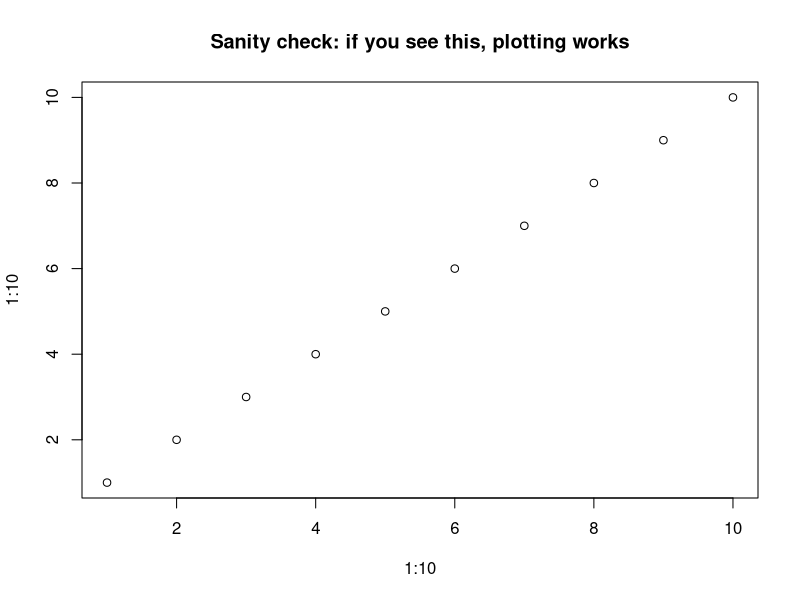
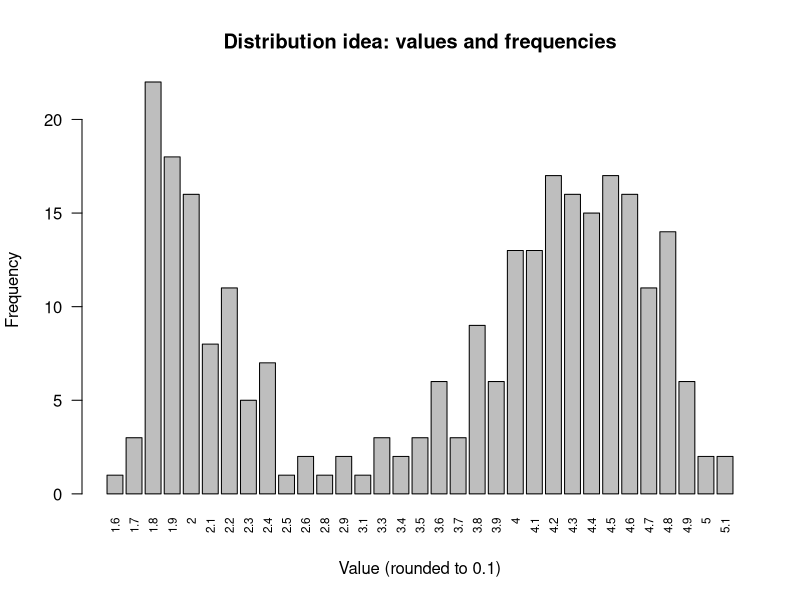
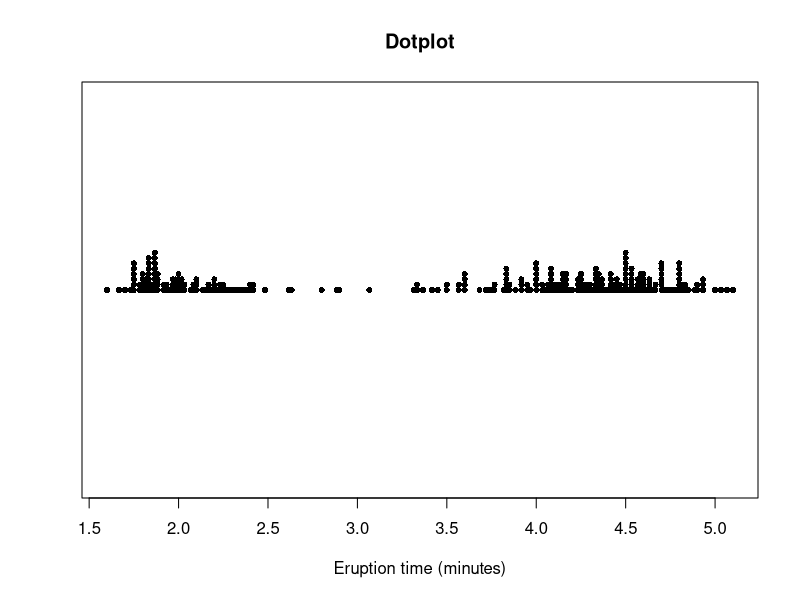
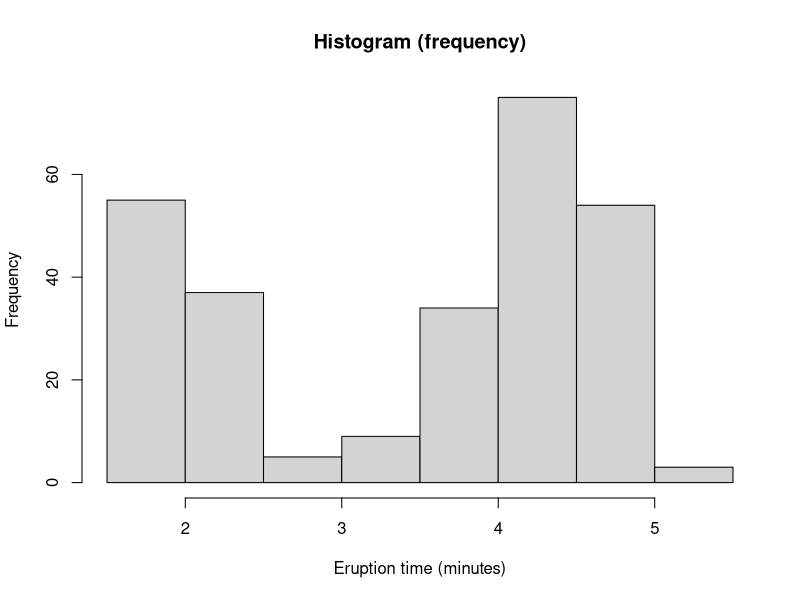
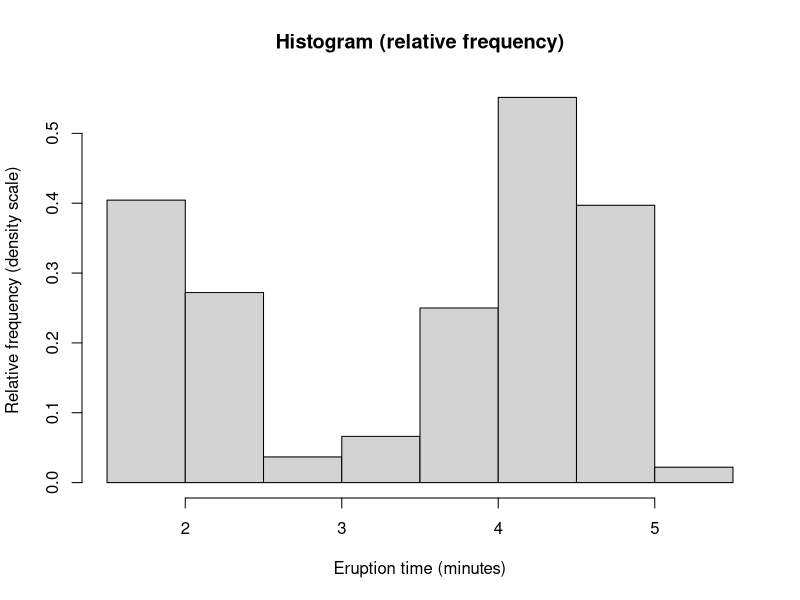
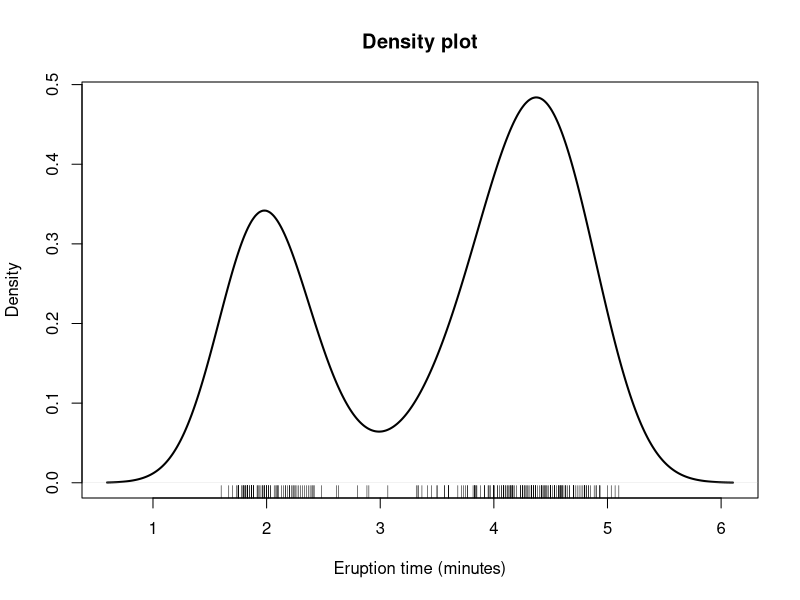
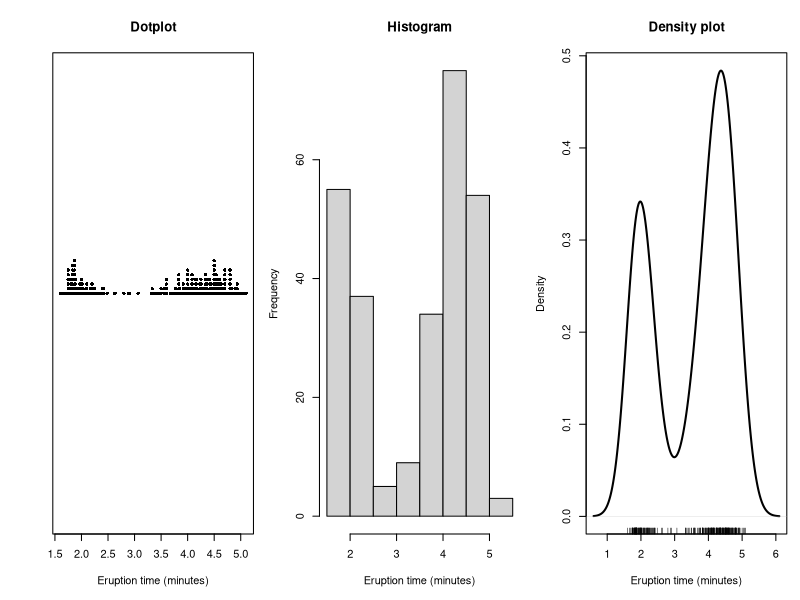
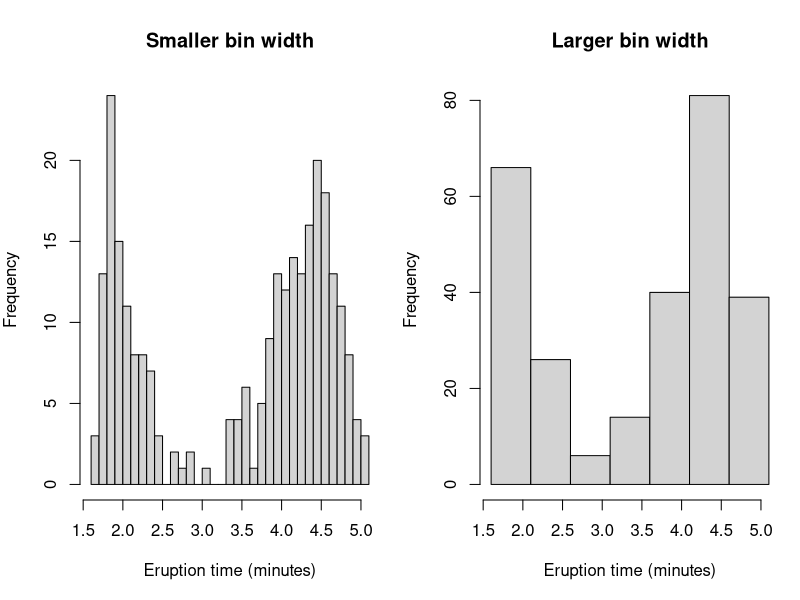

Reproduce these figures in R, in order.
# =========================================================
# Chapter 2 Graphs (Base R)
# Applied Statistics Handbook
# =========================================================

plot(1:10, 1:10, main = "Sanity check: if you see this, plotting works")

# Old Faithful geyser eruption times (minutes)
x <- faithful$eruptions

summary(x)

# =========================================================
# 2.1 Distribution idea: values + frequencies
# (Round to 0.1 so repeated values appear)
# =========================================================
x_round <- round(x, 1)
freq_tbl <- table(x_round)

barplot(freq_tbl,
        las = 2,
        cex.names = 0.7,
        xlab = "Value (rounded to 0.1)",
        ylab = "Frequency",
        main = "Distribution idea: values and frequencies")

# =========================================================
# 2.2 Dotplot
# =========================================================
stripchart(x,
           method = "stack",
           pch = 16,
           cex = 0.8,
           xlab = "Eruption time (minutes)",
           main = "Dotplot")

# =========================================================
# 2.3 Histogram (frequency)
# =========================================================
hist(x,
     breaks = "Sturges",
     freq = TRUE,
     xlab = "Eruption time (minutes)",
     ylab = "Frequency",
     main = "Histogram (frequency)")

# =========================================================
# 2.4 Histogram (relative frequency)
# Note: In base R, freq = FALSE uses a density scale,
# which corresponds to relative frequency on the y-axis.
# =========================================================
hist(x,
     breaks = "Sturges",
     freq = FALSE,
     xlab = "Eruption time (minutes)",
     ylab = "Relative frequency (density scale)",
     main = "Histogram (relative frequency)")

# =========================================================
# 2.5 Density plot
# =========================================================
d <- density(x)
plot(d,
     lwd = 2,
     xlab = "Eruption time (minutes)",
     ylab = "Density",
     main = "Density plot")
rug(x)

# =========================================================
# 2.6 Same dataset: dotplot, histogram, density side by side
# =========================================================
op <- par(mfrow = c(1, 3), mar = c(5, 4, 4, 1))

stripchart(x,
           method = "stack",
           pch = 16,
           cex = 0.7,
           xlab = "Eruption time (minutes)",
           main = "Dotplot")

hist(x,
     breaks = "Sturges",
     freq = TRUE,
     xlab = "Eruption time (minutes)",
     ylab = "Frequency",
     main = "Histogram")

plot(density(x),
     lwd = 2,
     xlab = "Eruption time (minutes)",
     ylab = "Density",
     main = "Density plot")
rug(x)

par(op)  # reset

# =========================================================
# 2.7 Two histograms with different bin widths
# This shows why bin choice matters.
# =========================================================
breaks_small <- seq(min(x), max(x), by = 0.10)  # narrow bins
breaks_large <- seq(min(x), max(x), by = 0.50)  # wide bins

op <- par(mfrow = c(1, 2), mar = c(5, 4, 4, 1))

hist(x,
     breaks = breaks_small,
     freq = TRUE,
     xlab = "Eruption time (minutes)",
     ylab = "Frequency",
     main = "Smaller bin width")

hist(x,
     breaks = breaks_large,
     freq = TRUE,
     xlab = "Eruption time (minutes)",
     ylab = "Frequency",
     main = "Larger bin width")

par(op)  # reset
